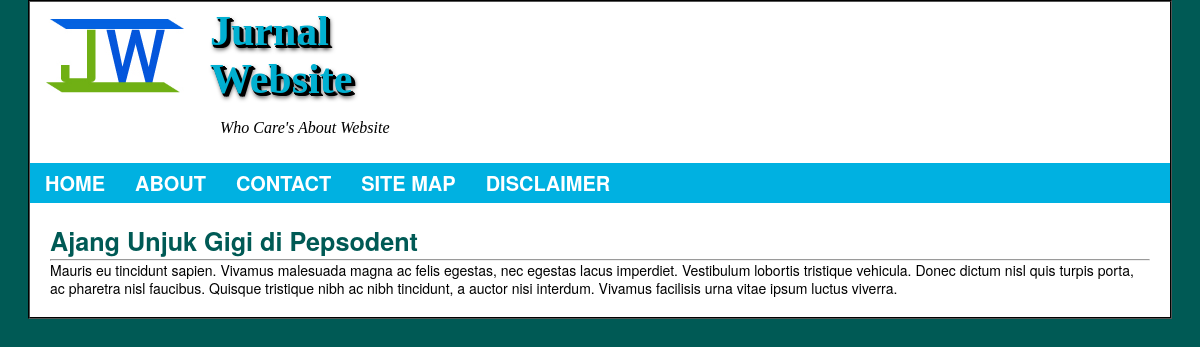
Screenshot of /berita.php?id_news=1 with the database file from the repository.
### tables this page shows
CREATE TABLE IF NOT EXISTS `db_news` (
  `id_news` int(11) NOT NULL,
  `judul` varchar(50) NOT NULL,
  `tgl_buat` datetime NOT NULL DEFAULT CURRENT_TIMESTAMP ON UPDATE CURRENT_TIMESTAMP,
  `kategori` varchar(32) NOT NULL,
  `isi` text NOT NULL,
  PRIMARY KEY (`id_news`),
  KEY `judul` (`judul`)
);

### berita.php (the view, shortened to what this page needs)
<!DOCTYPE html>
<HTML>
<head>
<?php
require_once "koneksi.php";
$id_jurnal = $_GET['id_news'];
?>
<link href="style/style.css" type="text/css" rel="stylesheet"/>
</head>
<body>
<div id="wrapper">
<?php
include "header.php";
include "navigasi.php";
$ki = mysqli_query($koneksi,"SELECT * FROM db_news WHERE id_news='$id_jurnal'") or die("Gagal Membaca DataBase Jurnal");
$qq = mysqli_fetch_array($ki);
?>
<div class="post-jurnal">
	<div class="kepala-post"><h2><a href='sample.php?id_news?='<?php echo $qq['id_news'].">".$qq['judul']."</a></h2></div>
	<hr/>".$qq['isi'];?>
</div>
</div>
</body>
</HTML>

### style/style.css (style rules this page uses)
a:link { text-decoration:none; -moz-transition:0s; -webkit-transition:0s; transition:0s; color:#005A55; }
body { font:normal normal 14px/1.3em "Helvetica Neue", Helvetica, Arial, sans-serif; background-color:#005A55; }
h2 { font-size:180%; }
h1,h2,h3,h4,h5,h6 { font-weight:bold;font-style:normal;line-height:normal; }
#wrapper { max-width:95%; margin:0 auto; border:2px groove #000; background-color:white; overflow:hidden; }
.post-jurnal,.post-news { margin:20px; }
.post-jurnal { border-left:1px }

### rows the page displays
db_news: judul "Ajang Unjuk Gigi di Pepsodent", isi "Mauris eu tincidunt sapien. Vivamus malesuada magna ac felis egestas, nec egestas lacus imperdiet. Vestibulum lobortis tristique vehicula. Donec dictum nisl quis turpis porta, ac pharetra nisl faucibus. Quisque tristique nibh ac nibh tincidunt, a auctor nisi interdum. Vivamus facilisis urna vitae ipsum luctus viverra."
